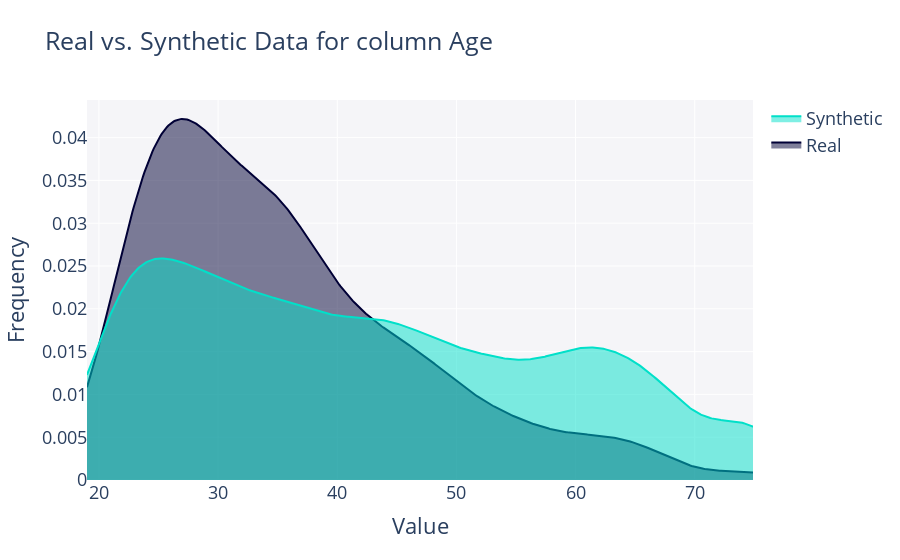

Notebook source saved alongside this figure:
### Code cell
fig = get_column_plot(
    real_data=real_data,
    synthetic_data=synthetic_data,
    column_name='Age',
    metadata=metadata
)

fig.show()

### Figure 1 — Plotly figure (JSON) as saved in the notebook; plotly's stock layout.template omitted (floating-point values rounded to 4 significant figures; data arrays with more than 128 entries replaced by an {"elided": "..."} marker saying what was removed)
{"data": [{"fill": "tozeroy", "hovertemplate": "<b>Real</b><br>Value: %{x}<br>Frequency: %{y}<extra></extra>", "legendgroup": "Real", "marker": {"color": "#000036"}, "mode": "lines", "name": "Real", "showlegend": true, "type": "scatter", "x": {"elided": "500 float values"}, "xaxis": "x", "y": {"elided": "500 float values"}, "yaxis": "y"}, {"fill": "tozeroy", "hovertemplate": "<b>Synthetic</b><br>Value: %{x}<br>Frequency: %{y}<extra></extra>", "legendgroup": "Synthetic", "marker": {"color": "#01E0C9"}, "mode": "lines", "name": "Synthetic", "showlegend": true, "type": "scatter", "x": {"elided": "500 float values"}, "xaxis": "x", "y": {"elided": "500 float values"}, "yaxis": "y"}], "layout": {"barmode": "overlay", "font": {"size": 18}, "hovermode": "closest", "legend": {"traceorder": "reversed"}, "plot_bgcolor": "#F5F5F8", "title": {"text": "Real vs. Synthetic Data for column Age"}, "xaxis": {"anchor": "y2", "domain": [0, 1], "title": {"text": "Value"}, "zeroline": false}, "yaxis": {"anchor": "free", "domain": [0, 1], "position": 0, "title": {"text": "Frequency"}}}}
